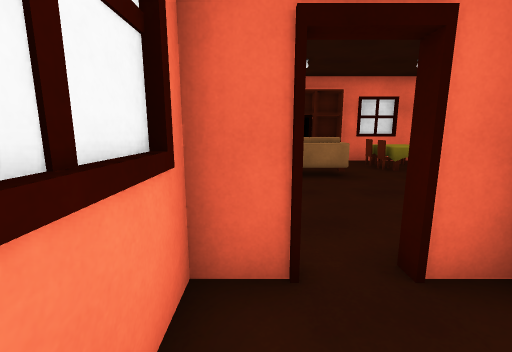
[1] (above)

12 first-person views from a walk through a Unity game level. The camera is 1.4 m above the floor, tilts 10° down and sees 90° across. The floor is counted in squares, 1 m on a side. Each view is taken from the middle of a square. On the plan, view 1 faces up. The plan holds only what a view shows up to about 13 squares ahead; the rest is blank. The player character is not drawn. Door leaves are left out, so doorways stand open.

[2]
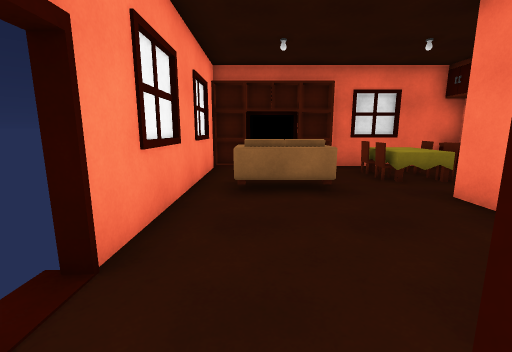

[3]
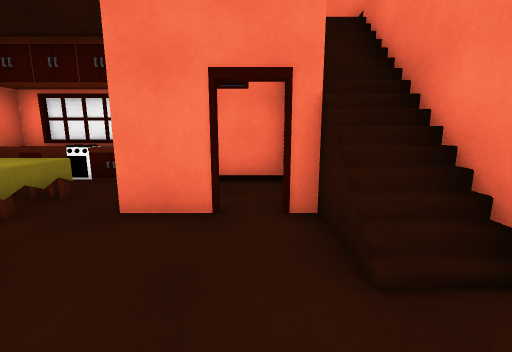

[4]
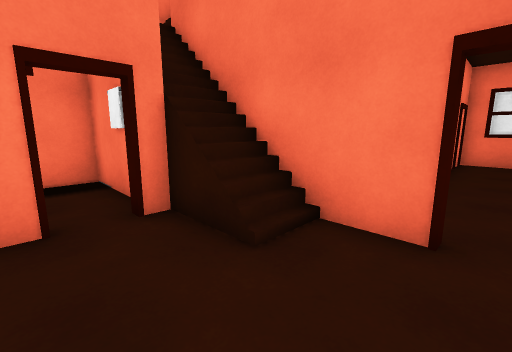

[5]
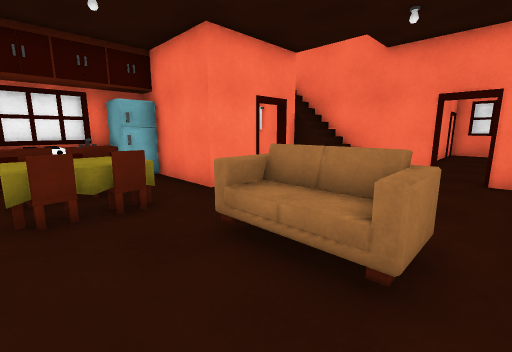

[6]
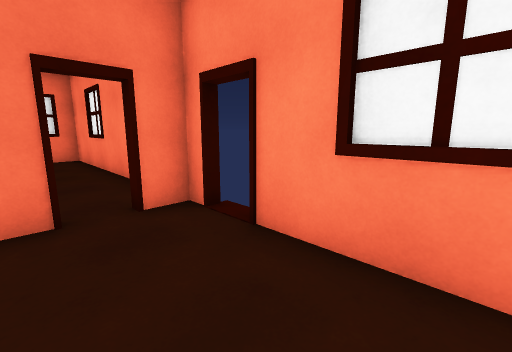

[7]
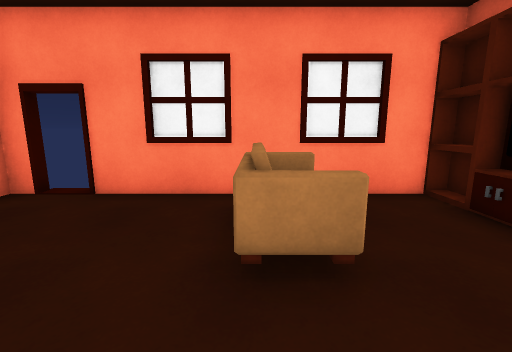

[8]
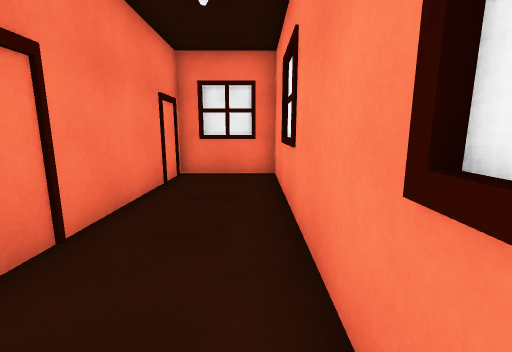

[9]
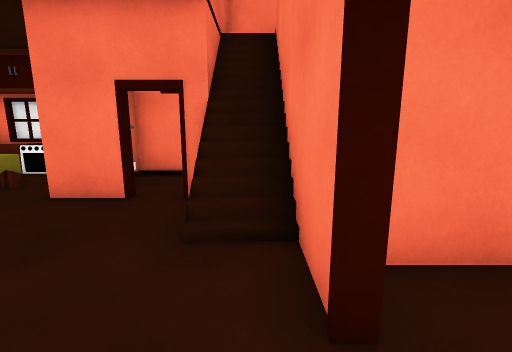

[10]
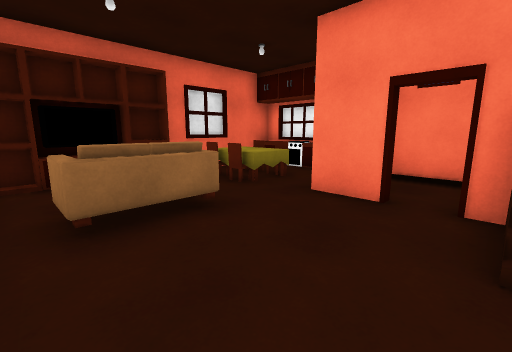

[11]
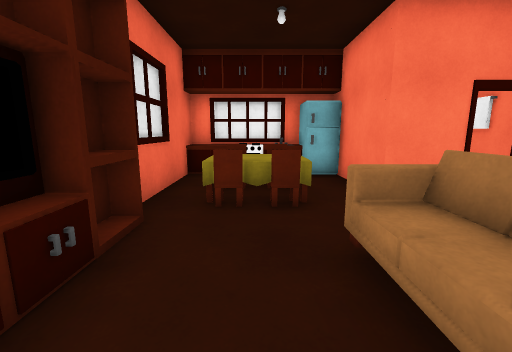

[12]
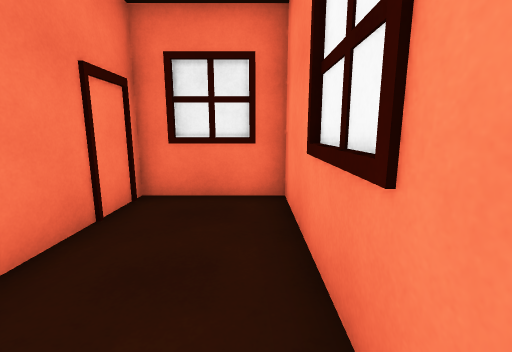

### Floor plan
Key: @ floor where view 1 was taken; # wall or solid block; . main floor; : floor 4 m higher than the main floor; / step, stairs or slope; D open door; = window, fence, low wall or low ledge; S shelf; C chair; T table; F sofa; E oven; I sink; R fridge; O other object.
Columns run from 1 left of view 1 to 9 right of it. Each row starts with its distance up from view 1.
 12 #S#OS###
 11 #.....#####
 10 #.....CC##E
  9 #.FF#.#T##I
  8 #.FFF....#R
  7 #.....##O
  6 #.....#=.D#
  5 #........D#
  4 D...///####
  3 D.../////:#
  2 ##.# ####=#
  1 #...
  0 #@..
 -1 #...#
 -2 #...#
 -3 #...
 -4 #...
 -5 #...
 -6 #...#
 -7 #...#
 -8 #####

Positions as (right, up) in squares from view 1, and headings:
1: (0, 0), facing up
2: (1, 2), facing up
3: (1, 5), facing right
4: (1, 6), facing down-right
5: (0, 11), facing down-right
6: (2, 7), facing down-left
7: (5, 8), facing left
8: (0, 1), facing down
9: (0, 3), facing right
10: (0, 4), facing up-right
11: (0, 10), facing right
12: (0, -2), facing down
